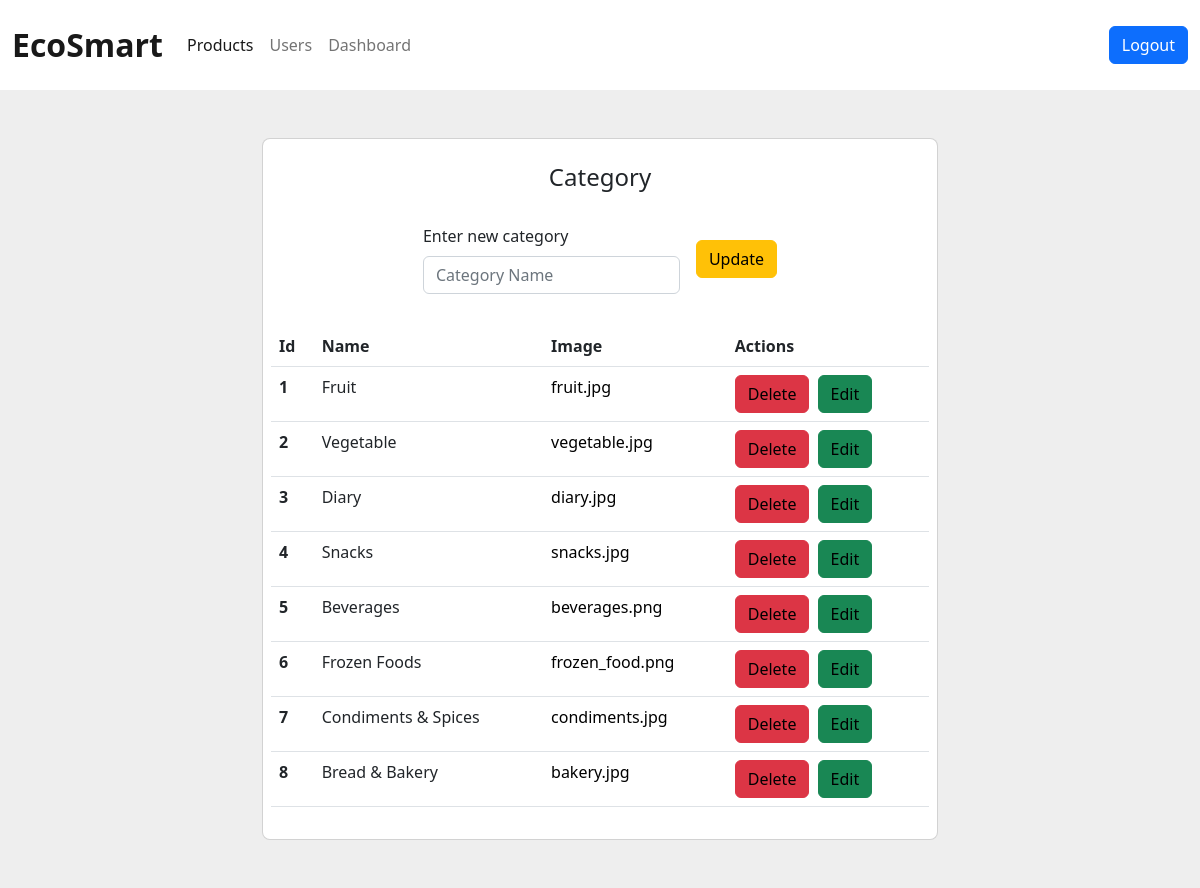
Before: /admin/manage_category/edit/10 with the older database file.
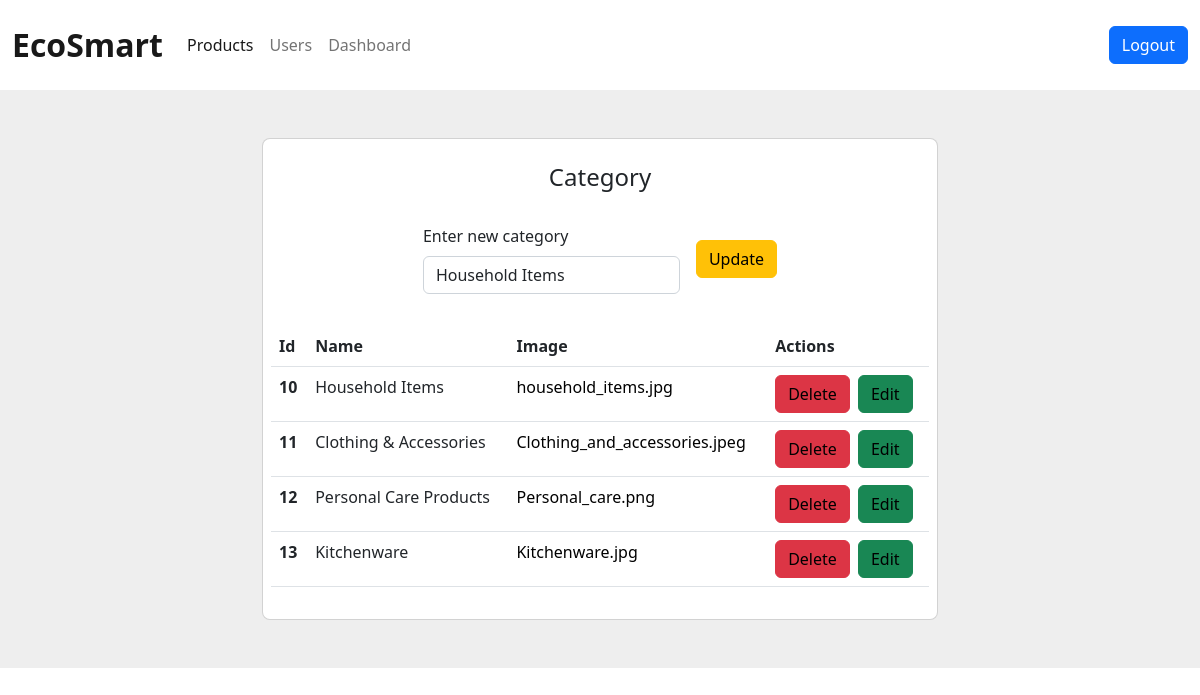
After: the same page with the newer database file.
### vault.py (models this page shows, shortened)
class Category(Base):
    __tablename__ = 'categories'
    id = Column(Integer, primary_key=True, autoincrement=True)
    name = Column('name',String)
    image = Column('image',String)
    date = Column('date',String)

### admin_routes.py (the view)
@app.route('/admin/manage_category/edit/<int:cid>', methods=['POST', 'GET'])
def category_edit(cid):
    if request.method == 'POST':
        agent.query(Category).filter(Category.id == cid).update({
            Category.name: request.form['name']
        })
        agent.commit()
        return redirect('/admin/manage_category/')
    elif request.method == 'GET':
        category = agent.query(Category).filter(Category.id == cid).first()
        return render_template('admin/edit_category.html', category=category, categories=agent.query(Category).all())

### templates/admin/edit_category.html (shortened to what this page needs)
<!DOCTYPE html>
<html lang="en">
  <head>
    <link
      href="https://cdn.jsdelivr.net/npm/bootstrap@5.2.0-beta1/dist/css/bootstrap.min.css"
      rel="stylesheet"
    />
    <link
      rel="stylesheet"
      type="text/css"
      href="{{ url_for('static',filename='styles/header.css') }}"
    />
  </head>
  <body>
    <nav class="navbar navbar-expand-lg bg-body py-3">
      <div class="container">
        <a class="navbar-brand" href="/admin"
          ><span class="fs-2"><strong>EcoSmart</strong></span></a
        >
        <div class="collapse navbar-collapse" id="navcol-1">
          <ul class="navbar-nav me-auto">
            <li class="nav-item">
              <a class="nav-link active" href="/admin/product_handler"
                >Products</a
              >
            </li>
            <li class="nav-item">
              <a class="nav-link" href="/admin/userbase">Users</a>
            </li>
            <li class="nav-item">
              <a class="nav-link" href="/admin/dashboard">Dashboard</a>
            </li>
          </ul>
          <button class="btn btn-primary" type="button">
            <a href="/logout" class="text-decoration-none text-white">Logout</a>
          </button>
        </div>
      </div>
    </nav>
    <section class="vh-50" style="background-color: #eee">
      <div class="container py-5 h-100">
        <div class="row d-flex justify-content-center align-items-center h-100">
          <div class="col col-lg-9 col-xl-7">
            <div class="card rounded-3">
              <div class="card-body p-2">
                <h4 class="text-center my-3 pb-3">Category</h4>
                <form
                  class="row row-cols-lg-auto g-3 justify-content-center align-items-center mb-4 pb-2"
                  method="POST"
                  enctype="multipart/form-data"
                >
                  <div class="col-12">
                    <div class="form-outline">
                      <label class="form-label" for="form1"
                        >Enter new category</label
                      >
                      <input
                        type="text"
                        id="form1"
                        class="form-control"
                        name="name"
                        placeholder="Category Name"
                        value="{{category.name}}"
                      />
                    </div>
                  </div>
                  <div class="col-10">
                    <button type="submit" class="btn btn-warning">
                      Update
                    </button>
                  </div>
                </form>
                <table class="table mb-4">
                  <thead>
                    <tr>
                      <th scope="col">Id</th>
                      <th scope="col">Name</th>
                      <th scope="col">Image</th>
                      <th scope="col">Actions</th>
                    </tr>
                  </thead>
                  <tbody>
                    {% for category in categories %}
                    <tr>
                      <th scope="row">{{category.id}}</th>
                      <td>{{category.name}}</td>
                      <td>
                        <a
                          href="http://127.0.0.1:5000/static/assets/categories/{{category.image}}"
                          target="blank"
                          >{{category.image}}</a
                        >
                      </td>
                      <td>
                        <button type="submit" class="btn btn-danger">
                          <a
                            href="/admin/manage_category/delete/{{category.id}}"
                            style="background-color: #dc3545"
                            >Delete</a
                          >
                        </button>
                        <button type="submit" class="btn btn-success ms-1">
                          <a
                            href="/admin/manage_category/edit/{{category.id}}"
                            style="background-color: #198754"
                            >Edit</a
                          >
                        </button>
                      </td>
                    </tr>
                    {% endfor %}
                  </tbody>
                </table>
              </div>
            </div>
          </div>
        </div>
      </div>
    </section>
  </body>
</html>

### static/styles/header.css (style rules this page uses)
a { text-decoration: none; color: black; text-align: center; }

### templates/admin/edit_category.html (style rules this page uses)
.container { max-width: 100%; }

Changed rows visible on the page:
removed Category: id "1", name "Fruit", image "fruit.jpg"
removed Category: id "2", name "Vegetable", image "vegetable.jpg"
removed Category: id "3", name "Diary", image "diary.jpg"
removed Category: id "4", name "Snacks", image "snacks.jpg"
removed Category: id "5", name "Beverages", image "beverages.png"
removed Category: id "6", name "Frozen Foods", image "frozen_food.png"
removed Category: id "7", name "Condiments & Spices", image "condiments.jpg"
removed Category: id "8", name "Bread & Bakery", image "bakery.jpg"
added Category: name "Household Items", id "10", image "household_items.jpg"
added Category: id "11", name "Clothing & Accessories", image "Clothing_and_accessories.jpeg"
added Category: id "12", name "Personal Care Products", image "Personal_care.png"
added Category: id "13", name "Kitchenware", image "Kitchenware.jpg"
